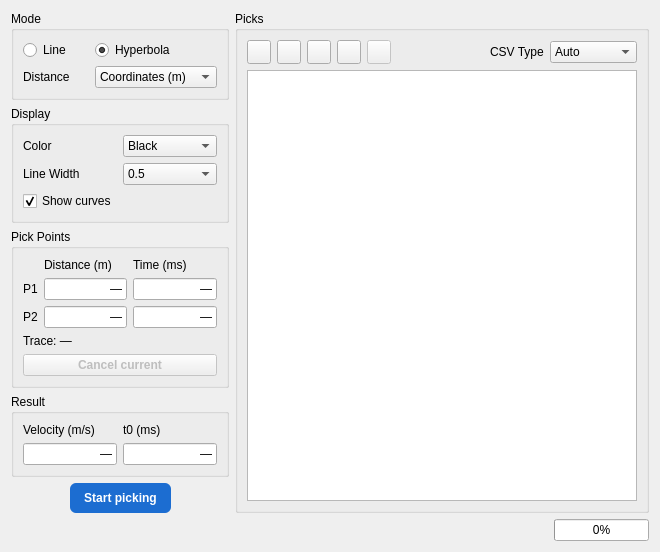
<?xml version="1.0" encoding="UTF-8"?>
<ui version="4.0">
 <class>VelocityDialog</class>
 <widget class="QDialog" name="VelocityDialog">
  <property name="geometry">
   <rect>
    <x>0</x>
    <y>0</y>
    <width>660</width>
    <height>500</height>
   </rect>
  </property>
  <property name="windowTitle">
   <string>Velocity Picking</string>
  </property>
  <property name="windowIcon">
   <iconset resource="myrc.qrc">
    <normaloff>:/images/SeiSeeMp.png</normaloff>:/images/SeiSeeMp.png</iconset>
  </property>
  <property name="modal">
   <bool>false</bool>
  </property>
  <layout class="QVBoxLayout" name="verticalLayout_3">
   <item>
    <layout class="QHBoxLayout" name="horizontalLayout_4">
     <item>
      <layout class="QVBoxLayout" name="verticalLayout_2">
       <item>
        <widget class="QGroupBox" name="velocityModeGroup">
         <property name="title">
          <string>Mode</string>
         </property>
         <layout class="QGridLayout" name="velocityModeLayout">
          <item row="1" column="0">
           <widget class="QLabel" name="velocityDistanceLabel">
            <property name="text">
             <string>Distance</string>
            </property>
           </widget>
          </item>
          <item row="0" column="1">
           <widget class="CustomRadioButton" name="velocityHyperbola">
            <property name="toolTip">
             <string>t = sqrt(t0^2 + (x / v)^2); both points define t0 and v.</string>
            </property>
            <property name="text">
             <string>Hyperbola</string>
            </property>
            <property name="checked">
             <bool>true</bool>
            </property>
           </widget>
          </item>
          <item row="1" column="1">
           <widget class="QComboBox" name="velocityDistance">
            <property name="toolTip">
             <string>Coordinates: source/receiver distance, SEG-Y coordinate scalar and metre/foot units. Angular coordinates require Offset.</string>
            </property>
            <item>
             <property name="text">
              <string>Coordinates (m)</string>
             </property>
            </item>
            <item>
             <property name="text">
              <string>Offset (signed m)</string>
             </property>
            </item>
           </widget>
          </item>
          <item row="0" column="0">
           <widget class="CustomRadioButton" name="velocityLine">
            <property name="toolTip">
             <string>t = t0 + x / v; velocity retains the line slope sign.</string>
            </property>
            <property name="text">
             <string>Line</string>
            </property>
           </widget>
          </item>
         </layout>
        </widget>
       </item>
       <item>
        <widget class="QGroupBox" name="velocityDisplayGroup">
         <property name="title">
          <string>Display</string>
         </property>
         <layout class="QGridLayout" name="velocityDisplayLayout">
          <item row="0" column="1">
           <widget class="QComboBox" name="velocityColor">
            <item>
             <property name="text">
              <string>Black</string>
             </property>
            </item>
            <item>
             <property name="text">
              <string>Blue</string>
             </property>
            </item>
            <item>
             <property name="text">
              <string>Red</string>
             </property>
            </item>
            <item>
             <property name="text">
              <string>DarkGreen</string>
             </property>
            </item>
            <item>
             <property name="text">
              <string>Orange</string>
             </property>
            </item>
            <item>
             <property name="text">
              <string>Magenta</string>
             </property>
            </item>
            <item>
             <property name="text">
              <string>Custom...</string>
             </property>
            </item>
           </widget>
          </item>
          <item row="1" column="0">
           <widget class="QLabel" name="velocityWidthLabel">
            <property name="text">
             <string>Line Width</string>
            </property>
           </widget>
          </item>
          <item row="0" column="0">
           <widget class="QLabel" name="velocityColorLabel">
            <property name="text">
             <string>Color</string>
            </property>
           </widget>
          </item>
          <item row="2" column="0" colspan="2">
           <widget class="CustomCheckBox" name="velocityVisible">
            <property name="text">
             <string>Show curves</string>
            </property>
            <property name="checked">
             <bool>true</bool>
            </property>
           </widget>
          </item>
          <item row="1" column="1">
           <widget class="QComboBox" name="velocityWidth">
            <property name="currentText">
             <string>0.5</string>
            </property>
            <item>
             <property name="text">
              <string>0.5</string>
             </property>
            </item>
            <item>
             <property name="text">
              <string>1</string>
             </property>
            </item>
            <item>
             <property name="text">
              <string>1.5</string>
             </property>
            </item>
            <item>
             <property name="text">
              <string>2</string>
             </property>
            </item>
            <item>
             <property name="text">
              <string>3</string>
             </property>
            </item>
            <item>
             <property name="text">
              <string>4</string>
             </property>
            </item>
           </widget>
          </item>
         </layout>
        </widget>
       </item>
       <item>
        <widget class="QGroupBox" name="velocityPointsGroup">
         <property name="title">
          <string>Pick Points</string>
         </property>
         <layout class="QGridLayout" name="velocityPointsGrid">
          <item row="0" column="1">
           <widget class="QLabel" name="velocityPointDistanceLabel">
            <property name="text">
             <string>Distance (m)</string>
            </property>
           </widget>
          </item>
          <item row="0" column="2">
           <widget class="QLabel" name="velocityPointTimeLabel">
            <property name="text">
             <string>Time (ms)</string>
            </property>
           </widget>
          </item>
          <item row="1" column="0">
           <widget class="QLabel" name="velocityP1Label">
            <property name="text">
             <string>P1</string>
            </property>
           </widget>
          </item>
          <item row="1" column="1">
           <widget class="QLineEdit" name="velocityP1Distance">
            <property name="minimumSize">
             <size>
              <width>70</width>
              <height>0</height>
             </size>
            </property>
            <property name="text">
             <string>—</string>
            </property>
            <property name="alignment">
             <set>Qt::AlignRight</set>
            </property>
            <property name="readOnly">
             <bool>true</bool>
            </property>
           </widget>
          </item>
          <item row="1" column="2">
           <widget class="QLineEdit" name="velocityP1Time">
            <property name="minimumSize">
             <size>
              <width>70</width>
              <height>0</height>
             </size>
            </property>
            <property name="text">
             <string>—</string>
            </property>
            <property name="alignment">
             <set>Qt::AlignRight</set>
            </property>
            <property name="readOnly">
             <bool>true</bool>
            </property>
           </widget>
          </item>
          <item row="2" column="0">
           <widget class="QLabel" name="velocityP2Label">
            <property name="text">
             <string>P2</string>
            </property>
           </widget>
          </item>
          <item row="2" column="1">
           <widget class="QLineEdit" name="velocityP2Distance">
            <property name="minimumSize">
             <size>
              <width>70</width>
              <height>0</height>
             </size>
            </property>
            <property name="text">
             <string>—</string>
            </property>
            <property name="alignment">
             <set>Qt::AlignRight</set>
            </property>
            <property name="readOnly">
             <bool>true</bool>
            </property>
           </widget>
          </item>
          <item row="2" column="2">
           <widget class="QLineEdit" name="velocityP2Time">
            <property name="minimumSize">
             <size>
              <width>70</width>
              <height>0</height>
             </size>
            </property>
            <property name="text">
             <string>—</string>
            </property>
            <property name="alignment">
             <set>Qt::AlignRight</set>
            </property>
            <property name="readOnly">
             <bool>true</bool>
            </property>
           </widget>
          </item>
          <item row="3" column="0" colspan="3">
           <widget class="QLabel" name="velocityTraceInfo">
            <property name="text">
             <string>Trace: —</string>
            </property>
           </widget>
          </item>
          <item row="4" column="0" colspan="3">
           <widget class="QPushButton" name="velocityCancel">
            <property name="enabled">
             <bool>false</bool>
            </property>
            <property name="styleSheet">
             <string notr="true">QPushButton#velocityCancel:enabled {
    color: #ef4444;
    font-weight: bold;
}</string>
            </property>
            <property name="text">
             <string>Cancel current</string>
            </property>
            <property name="autoDefault">
             <bool>false</bool>
            </property>
           </widget>
          </item>
         </layout>
        </widget>
       </item>
       <item>
        <widget class="QGroupBox" name="velocityResultGroup">
         <property name="title">
          <string>Result</string>
         </property>
         <layout class="QGridLayout" name="velocityResultLayout">
          <item row="0" column="0">
           <widget class="QLabel" name="velocityResultLabel">
            <property name="text">
             <string>Velocity (m/s)</string>
            </property>
           </widget>
          </item>
          <item row="0" column="1">
           <widget class="QLabel" name="velocityT0Label">
            <property name="text">
             <string>t0 (ms)</string>
            </property>
           </widget>
          </item>
          <item row="1" column="0">
           <widget class="QLineEdit" name="velocityValue">
            <property name="minimumSize">
             <size>
              <width>70</width>
              <height>0</height>
             </size>
            </property>
            <property name="text">
             <string>—</string>
            </property>
            <property name="alignment">
             <set>Qt::AlignRight</set>
            </property>
            <property name="readOnly">
             <bool>true</bool>
            </property>
           </widget>
          </item>
          <item row="1" column="1">
           <widget class="QLineEdit" name="velocityT0">
            <property name="minimumSize">
             <size>
              <width>70</width>
              <height>0</height>
             </size>
            </property>
            <property name="toolTip">
             <string>Time origin is the raw trace sample origin. Displayed recording delay is removed while fitting and restored while drawing.</string>
            </property>
            <property name="text">
             <string>—</string>
            </property>
            <property name="alignment">
             <set>Qt::AlignRight</set>
            </property>
            <property name="readOnly">
             <bool>true</bool>
            </property>
           </widget>
          </item>
         </layout>
        </widget>
       </item>
       <item>
        <layout class="QHBoxLayout" name="horizontalLayout_3">
         <item>
          <spacer name="horizontalSpacer">
           <property name="orientation">
            <enum>Qt::Horizontal</enum>
           </property>
           <property name="sizeHint" stdset="0">
            <size>
             <width>40</width>
             <height>20</height>
            </size>
           </property>
          </spacer>
         </item>
         <item>
          <widget class="QPushButton" name="velocityActive">
           <property name="styleSheet">
            <string notr="true">QPushButton#velocityActive {
    background-color: rgba(28, 109, 209, 255);
    color: white;
    border: none;
    border-radius: 6px;
    padding: 8px 14px;
    font-weight: bold;
}
QPushButton#velocityActive:hover {
    background-color: rgba(49, 128, 226, 255);
}
QPushButton#velocityActive:pressed {
    background-color: rgba(21, 84, 166, 255);
}
QPushButton#velocityActive:checked {
    background-color: rgba(220, 107, 22, 255);
}
QPushButton#velocityActive:checked:hover {
    background-color: rgba(238, 128, 40, 255);
}
QPushButton#velocityActive:checked:pressed {
    background-color: rgba(177, 82, 13, 255);
}
QPushButton#velocityActive:disabled,
QPushButton#velocityActive:checked:disabled {
    background-color: rgba(145, 153, 163, 255);
    color: rgba(235, 237, 240, 255);
}</string>
           </property>
           <property name="text">
            <string>Start picking</string>
           </property>
           <property name="checkable">
            <bool>true</bool>
           </property>
           <property name="autoDefault">
            <bool>false</bool>
           </property>
          </widget>
         </item>
         <item>
          <spacer name="horizontalSpacer_2">
           <property name="orientation">
            <enum>Qt::Horizontal</enum>
           </property>
           <property name="sizeHint" stdset="0">
            <size>
             <width>40</width>
             <height>20</height>
            </size>
           </property>
          </spacer>
         </item>
        </layout>
       </item>
      </layout>
     </item>
     <item>
      <widget class="QGroupBox" name="velocityPicksGroup">
       <property name="title">
        <string>Picks</string>
       </property>
       <layout class="QVBoxLayout" name="verticalLayout">
        <item>
         <layout class="QHBoxLayout" name="horizontalLayout_2">
          <item>
           <widget class="QPushButton" name="velocityImport">
            <property name="sizePolicy">
             <sizepolicy hsizetype="Fixed" vsizetype="Fixed">
              <horstretch>0</horstretch>
              <verstretch>0</verstretch>
             </sizepolicy>
            </property>
            <property name="minimumSize">
             <size>
              <width>24</width>
              <height>24</height>
             </size>
            </property>
            <property name="maximumSize">
             <size>
              <width>24</width>
              <height>24</height>
             </size>
            </property>
            <property name="toolTip">
             <string>Import CSV</string>
            </property>
            <property name="icon">
             <iconset resource="myrc.qrc">
              <normaloff>:/images/FromFile.png</normaloff>:/images/FromFile.png</iconset>
            </property>
            <property name="iconSize">
             <size>
              <width>20</width>
              <height>20</height>
             </size>
            </property>
            <property name="autoDefault">
             <bool>false</bool>
            </property>
           </widget>
          </item>
          <item>
           <widget class="QPushButton" name="velocityExport">
            <property name="sizePolicy">
             <sizepolicy hsizetype="Fixed" vsizetype="Fixed">
              <horstretch>0</horstretch>
              <verstretch>0</verstretch>
             </sizepolicy>
            </property>
            <property name="minimumSize">
             <size>
              <width>24</width>
              <height>24</height>
             </size>
            </property>
            <property name="maximumSize">
             <size>
              <width>24</width>
              <height>24</height>
             </size>
            </property>
            <property name="toolTip">
             <string>Export CSV</string>
            </property>
            <property name="icon">
             <iconset resource="myrc.qrc">
              <normaloff>:/images/FileSave.png</normaloff>:/images/FileSave.png</iconset>
            </property>
            <property name="iconSize">
             <size>
              <width>20</width>
              <height>20</height>
             </size>
            </property>
            <property name="autoDefault">
             <bool>false</bool>
            </property>
           </widget>
          </item>
          <item>
           <widget class="QPushButton" name="velocityManualAdd">
            <property name="sizePolicy">
             <sizepolicy hsizetype="Fixed" vsizetype="Fixed">
              <horstretch>0</horstretch>
              <verstretch>0</verstretch>
             </sizepolicy>
            </property>
            <property name="minimumSize">
             <size>
              <width>24</width>
              <height>24</height>
             </size>
            </property>
            <property name="maximumSize">
             <size>
              <width>24</width>
              <height>24</height>
             </size>
            </property>
            <property name="toolTip">
             <string>Manually add</string>
            </property>
            <property name="icon">
             <iconset resource="myrc.qrc">
              <normaloff>:/images/AddItem.png</normaloff>:/images/AddItem.png</iconset>
            </property>
            <property name="iconSize">
             <size>
              <width>20</width>
              <height>20</height>
             </size>
            </property>
            <property name="autoDefault">
             <bool>false</bool>
            </property>
           </widget>
          </item>
          <item>
           <widget class="QPushButton" name="velocityUndo">
            <property name="sizePolicy">
             <sizepolicy hsizetype="Fixed" vsizetype="Fixed">
              <horstretch>0</horstretch>
              <verstretch>0</verstretch>
             </sizepolicy>
            </property>
            <property name="minimumSize">
             <size>
              <width>24</width>
              <height>24</height>
             </size>
            </property>
            <property name="maximumSize">
             <size>
              <width>24</width>
              <height>24</height>
             </size>
            </property>
            <property name="toolTip">
             <string>Undo</string>
            </property>
            <property name="icon">
             <iconset resource="myrc.qrc">
              <normaloff>:/images/Reset.png</normaloff>:/images/Reset.png</iconset>
            </property>
            <property name="iconSize">
             <size>
              <width>20</width>
              <height>20</height>
             </size>
            </property>
            <property name="autoDefault">
             <bool>false</bool>
            </property>
           </widget>
          </item>
          <item>
           <widget class="QPushButton" name="velocityDelete">
            <property name="enabled">
             <bool>false</bool>
            </property>
            <property name="sizePolicy">
             <sizepolicy hsizetype="Fixed" vsizetype="Fixed">
              <horstretch>0</horstretch>
              <verstretch>0</verstretch>
             </sizepolicy>
            </property>
            <property name="minimumSize">
             <size>
              <width>24</width>
              <height>24</height>
             </size>
            </property>
            <property name="maximumSize">
             <size>
              <width>24</width>
              <height>24</height>
             </size>
            </property>
            <property name="toolTip">
             <string>Delete selected</string>
            </property>
            <property name="icon">
             <iconset resource="myrc.qrc">
              <normaloff>:/images/DelItem.png</normaloff>:/images/DelItem.png</iconset>
            </property>
            <property name="iconSize">
             <size>
              <width>20</width>
              <height>20</height>
             </size>
            </property>
            <property name="autoDefault">
             <bool>false</bool>
            </property>
           </widget>
          </item>
          <item>
           <layout class="QHBoxLayout" name="horizontalLayout">
            <item>
             <spacer name="horizontalSpacer_3">
              <property name="orientation">
               <enum>Qt::Horizontal</enum>
              </property>
              <property name="sizeHint" stdset="0">
               <size>
                <width>40</width>
                <height>20</height>
               </size>
              </property>
             </spacer>
            </item>
            <item>
             <widget class="QLabel" name="velocityCsvTypeLabel">
              <property name="text">
               <string>CSV Type</string>
              </property>
             </widget>
            </item>
            <item>
             <widget class="QComboBox" name="velocityCsvType">
              <item>
               <property name="text">
                <string>Auto</string>
               </property>
              </item>
              <item>
               <property name="text">
                <string>Line</string>
               </property>
              </item>
              <item>
               <property name="text">
                <string>Hyperbola</string>
               </property>
              </item>
             </widget>
            </item>
           </layout>
          </item>
         </layout>
        </item>
        <item>
         <widget class="MyStringTable" name="velocityTable">
          <property name="minimumSize">
           <size>
            <width>390</width>
            <height>240</height>
           </size>
          </property>
         </widget>
        </item>
       </layout>
      </widget>
     </item>
    </layout>
   </item>
   <item>
    <layout class="QHBoxLayout" name="velocityFooterLayout">
     <item>
      <widget class="QLabel" name="fileInfo">
       <property name="frameShape">
        <enum>QFrame::NoFrame</enum>
       </property>
       <property name="frameShadow">
        <enum>QFrame::Sunken</enum>
       </property>
       <property name="margin">
        <number>3</number>
       </property>
      </widget>
     </item>
     <item>
      <widget class="QLabel" name="velocityStatus">
       <property name="frameShape">
        <enum>QFrame::NoFrame</enum>
       </property>
       <property name="frameShadow">
        <enum>QFrame::Sunken</enum>
       </property>
       <property name="text">
        <string/>
       </property>
       <property name="wordWrap">
        <bool>true</bool>
       </property>
       <property name="margin">
        <number>3</number>
       </property>
      </widget>
     </item>
     <item>
      <widget class="QProgressBar" name="velocityProgress">
       <property name="maximumSize">
        <size>
         <width>95</width>
         <height>16777215</height>
        </size>
       </property>
       <property name="visible">
        <bool>false</bool>
       </property>
       <property name="value">
        <number>0</number>
       </property>
      </widget>
     </item>
    </layout>
   </item>
  </layout>
 </widget>
 <customwidgets>
  <customwidget>
   <class>CustomCheckBox</class>
   <extends>QCheckBox</extends>
   <header>customcontrols.h</header>
  </customwidget>
  <customwidget>
   <class>CustomRadioButton</class>
   <extends>QRadioButton</extends>
   <header>customcontrols.h</header>
  </customwidget>
  <customwidget>
   <class>MyStringTable</class>
   <extends>QTableView</extends>
   <header>mystringtable.h</header>
  </customwidget>
 </customwidgets>
 <resources>
  <include location="myrc.qrc"/>
 </resources>
 <connections/>
</ui>
